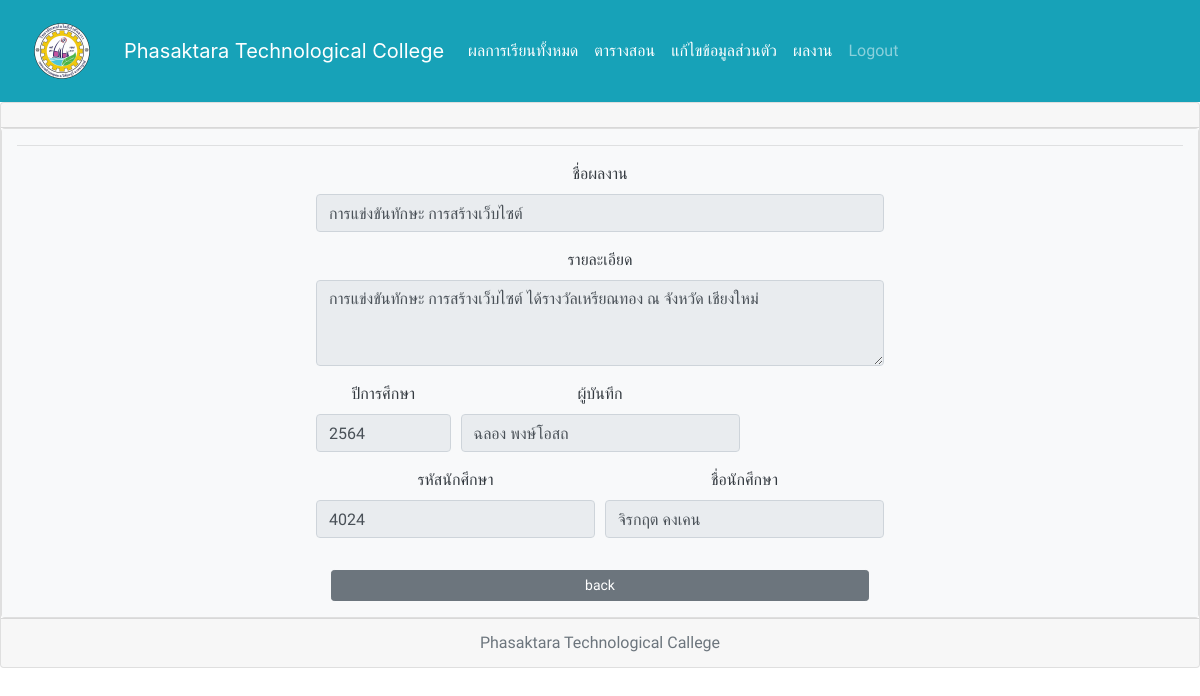
/student_showportfolio.php (signed in), run on the app's committed database.
### tables this page shows
CREATE TABLE `portfolio` (
  `p_id` int(11) NOT NULL,
  `p_name` varchar(100) NOT NULL,
  `p_detail` text NOT NULL,
  `s_username` varchar(13) NOT NULL,
  `t_id` tinyint(4) NOT NULL,
  `p_year` varchar(4) NOT NULL
);

CREATE TABLE `teacher` (
  `t_id` tinyint(4) NOT NULL,
  `t_username` varchar(20) NOT NULL,
  `t_password` varchar(20) NOT NULL,
  `t_name` varchar(50) NOT NULL,
  `t_address` varchar(300) NOT NULL,
  `t_tel` varchar(10) NOT NULL,
  `t_email` varchar(30) NOT NULL,
  `t_year` varchar(4) NOT NULL,
  `t_end` varchar(50) NOT NULL,
  `t_educa` varchar(50) NOT NULL,
  `t_pic` varchar(200) NOT NULL,
  `po_id` tinyint(4) NOT NULL,
  `b_id` tinyint(4) NOT NULL,
  `t_status` char(1) NOT NULL
);

CREATE TABLE `student` (
  `s_username` varchar(13) NOT NULL,
  `s_password` varchar(20) NOT NULL,
  `s_name` varchar(50) NOT NULL,
  `s_idcard` varchar(13) NOT NULL,
  `s_address` text NOT NULL,
  `s_tel` varchar(10) NOT NULL,
  `s_email` varchar(50) NOT NULL,
  `s_year` varchar(4) NOT NULL,
  `s_hbd` date NOT NULL,
  `s_brethren` int(11) NOT NULL,
  `st_id` char(1) NOT NULL,
  `s_child` varchar(2) NOT NULL,
  `class_id` int(11) NOT NULL,
  `f_id` varchar(13) NOT NULL,
  `m_id` varchar(13) NOT NULL,
  `pa_id` varchar(13) NOT NULL,
  `s_pic` varchar(200) NOT NULL
);

### student_showportfolio.php (the view, shortened to what this page needs)
<?php
if (isset($_SESSION["valid_uname"]) && isset($_SESSION["valid_pwd"])) {
	include "include/head_menu_student.php";
	include "connect.php";
	$sql = "SELECT *
			FROM  portfolio
			inner join student on (portfolio.s_username = student.s_username)
			inner join teacher on (portfolio.t_id = teacher.t_id) ";
		$result = mysqli_query($conn,$sql)
	 	or die("3.ไม่สามารถประมวลผลคำสั่งได้").mysqli_error();
	 	$rs = mysqli_fetch_array($result)
?>
<div class="card text-center">
  <div class="card-header">
  </div>
  <div class="card text-center">
<div class="container-fluid h-100 bg-light text-dark">
  <hr/>
  <div class="row justify-content-center align-items-center h-100">
    <div class="col col-sm-6 col-md-6 col-lg-6 col-xl-6">
      <form id="form1" name="form1" method="post" action="editportfolio.php">
        <div class="form-row">
              <div class="form-group col-md-12">
                <label for="inputUsername">ชื่อผลงาน</label>
                <input type="text" class="form-control" id="p_name" input name="p_name" value="<?php echo "$rs[p_name]"; ?>" disabled="disabled" required>
              </div>
            </div>
            <div class="form-group">
              <label for="inputAddress">รายละเอียด</label>
              <textarea class="form-control" id="p_detail" input name="p_detail" rows="3" disabled="disabled" required><?php echo "$rs[p_detail]"; ?></textarea>
            </div>
            <div class="form-row">
              <div class="form-group col-md-3">
                <label for="inputTel">ปีการศึกษา</label>
                <input type="text" class="form-control" id="p_year" input name="p_year" value="<?php echo "$rs[p_year]"; ?>" disabled="disabled" required>
              </div>
              <div class="form-group col-md-6">
              <label for="inputTel">ผู้บันทึก</label>
				 <input type="text" class="form-control" id="t_name" input name="t_name" value="<?php echo "$rs[t_name]"; ?>" disabled="disabled" required>
              </div>
            </div>
            <div class="form-row">
              <div class="form-group col-md-6">
                <label for="inputTel">รหัสนักศึกษา</label>
                <input type="text" class="form-control" id="s_username" input name="s_username" value="<?php echo "$rs[s_username]"; ?>" disabled="disabled" required>
              </div>
              <div class="form-group col-md-6">
                <label for="inputTel">ชื่อนักศึกษา</label>
                <input type="text" class="form-control" id="s_name" input name="s_name" value="<?php echo "$rs[s_name]"; ?>" disabled="disabled" required>
              </div>
            </div>
  </form>
        <div class="form-group">
          <div class="container">
            <div class="row">
              <div class="col"><button class="col-12 btn btn-secondary btn-sm float-left" input type="button" onclick=window.history.back() >back</button></div>
            </div>
          </div>
        </div>
    </div>
  </div>
</div>
      </div>
  <div class="card-footer text-muted">
    Phasaktara Technological Callege
  </div>
</div>
<?php
} else {
    echo "<script> alert('Please Login')window.location = 'index.php';</script>";
    exit();
}
?>

### include/head_menu_student.php (style rules this page uses)
body, h1, h2, div, h3, h4, p { font-family: 'Sarabun'; }

### data on the page
portfolio: p_name "การแข่งขันทักษะ การสร้างเว็บไซต์", p_detail "การแข่งขันทักษะ การสร้างเว็บไซต์ ได้รางวัลเหรียณทอง ณ จังหวัด เชียงใหม่", p_year "2564"
teacher: t_name "ฉลอง พงษ์โอสถ"
student: s_username "4024", s_name "จิรกฤต คงเคน"
